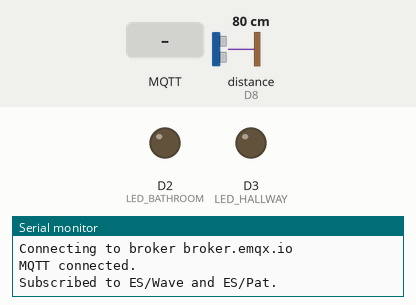
Recording of a sketch running on a simulated Arduino Nano 33 IoT. Shown: output pins drawn as LEDs (lit = HIGH), the last lines printed to the serial monitor. Wiring (inferred from the names in the program): ultrasonic range finder: trigger D9; echo D8. The test bench sets the inputs (shaded band); at power-on: distance to the obstacle (sensor on D8) 80 cm. The echo pulse lasts 58.3 µs per cm; WiFi joins after 1.5 s; servers stay silent unless stated; no MQTT or app messages arrive unless stated; pins used as bus, display or sensor lines are not drawn.

Above: at 5.7 s.
5.8 s: MQTT message "1" arrives on the first subscribed topic
At 6.6 s:
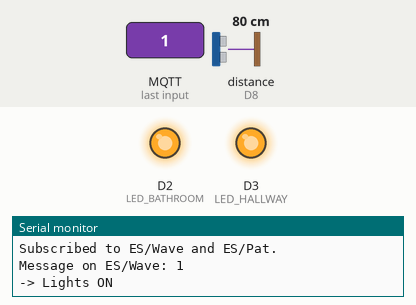
7.3 s: distance to the obstacle (sensor on D8) set to 2 cm
10.3 s: MQTT message "on" arrives on the first subscribed topic
11.8 s: distance to the obstacle (sensor on D8) set to 9 cm
14.8 s: MQTT message "off" arrives on the first subscribed topic
Timing chart, 0 to 17.3 s (numbered marks = the images above; inputs shaded):
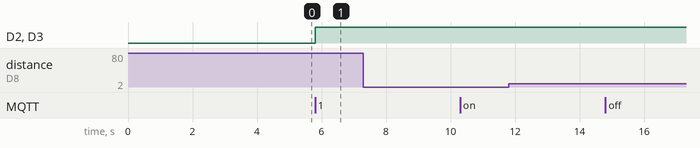

The sketch:

MQTT.ino
```cpp
#include <WiFiNINA.h>
#include <ArduinoMqttClient.h>

const char WIFI_SSID[] = "YOUR_WIFI_NAME";
const char WIFI_PASS[] = "YOUR_WIFI_PASSWORD";

const char BROKER[]     = "broker.emqx.io";
const int  PORT         = 1883;
const char TOPIC_WAVE[] = "ES/Wave";
const char TOPIC_PAT[]  = "ES/Pat";
const char MY_NAME[]    = "Felix";

WiFiClient wifiClient;
MqttClient mqttClient(wifiClient);

const int LED_BATHROOM = 2;
const int LED_HALLWAY  = 3;
const int TRIG_PIN     = 9;
const int ECHO_PIN     = 8;

const long PAT_CM  = 8;
const long WAVE_CM = 25;

unsigned long lastGesture = 0;
const unsigned long COOLDOWN_MS = 2000;

void setup() {
  Serial.begin(9600);
  while (!Serial && millis() < 3000);

  pinMode(LED_BATHROOM, OUTPUT);
  pinMode(LED_HALLWAY, OUTPUT);
  pinMode(TRIG_PIN, OUTPUT);
  pinMode(ECHO_PIN, INPUT);
  digitalWrite(LED_BATHROOM, LOW);
  digitalWrite(LED_HALLWAY, LOW);

  connectWiFi();
  connectMQTT();
}

void loop() {
  mqttClient.poll();
  if (!mqttClient.connected()) {
    connectMQTT();
  }

  checkGesture();
}

void connectWiFi() {
  Serial.print("Connecting to WiFi: ");
  Serial.println(WIFI_SSID);
  while (WiFi.status() != WL_CONNECTED) {
    WiFi.begin(WIFI_SSID, WIFI_PASS);
    delay(3000);
    Serial.print(".");
  }
  Serial.println("\nWiFi connected.");
}

void connectMQTT() {
  mqttClient.setId("felix-nano33iot-3c");

  Serial.print("Connecting to broker ");
  Serial.println(BROKER);
  while (!mqttClient.connect(BROKER, PORT)) {
    Serial.print("MQTT failed, code ");
    Serial.println(mqttClient.connectError());
    delay(2000);
  }
  Serial.println("MQTT connected.");

  mqttClient.onMessage(onMqttMessage);
  mqttClient.subscribe(TOPIC_WAVE);
  mqttClient.subscribe(TOPIC_PAT);
  Serial.println("Subscribed to ES/Wave and ES/Pat.");
}

long readDistanceCM() {
  digitalWrite(TRIG_PIN, LOW);
  delayMicroseconds(2);
  digitalWrite(TRIG_PIN, HIGH);
  digitalWrite(TRIG_PIN, LOW);

  long duration = pulseIn(ECHO_PIN, HIGH, 30000);
  if (duration == 0) return -1;
  return duration / 58;
}

void checkGesture() {
  if (millis() - lastGesture < COOLDOWN_MS) return;

  long d = readDistanceCM();
  if (d < 0) return;

  if (d <= PAT_CM) {
    publishGesture(TOPIC_PAT);
    lastGesture = millis();
  } else if (d <= WAVE_CM) {
    publishGesture(TOPIC_WAVE);
    lastGesture = millis();
  }
}

void publishGesture(const char* topic) {
  Serial.print("Publishing to ");
  Serial.println(topic);
  mqttClient.beginMessage(topic);
  mqttClient.print(MY_NAME);
  mqttClient.endMessage();
}

void onMqttMessage(int messageSize) {
  String topic = mqttClient.messageTopic();
  String payload = "";
  while (mqttClient.available()) {
    payload += (char)mqttClient.read();
  }

  Serial.print("Message on ");
  Serial.print(topic);
  Serial.print(": ");
  Serial.println(payload);

  if (topic == TOPIC_WAVE) {
    digitalWrite(LED_BATHROOM, HIGH);
    digitalWrite(LED_HALLWAY, HIGH);
    Serial.println("-> Lights ON");
  } else if (topic == TOPIC_PAT) {
    digitalWrite(LED_BATHROOM, LOW);
    digitalWrite(LED_HALLWAY, LOW);
    Serial.println("-> Lights OFF");
  }
}
```

Measured:
- after the input at 5.8 s, D2 (LED_BATHROOM), D3 (LED_HALLWAY): LOW → HIGH at once
